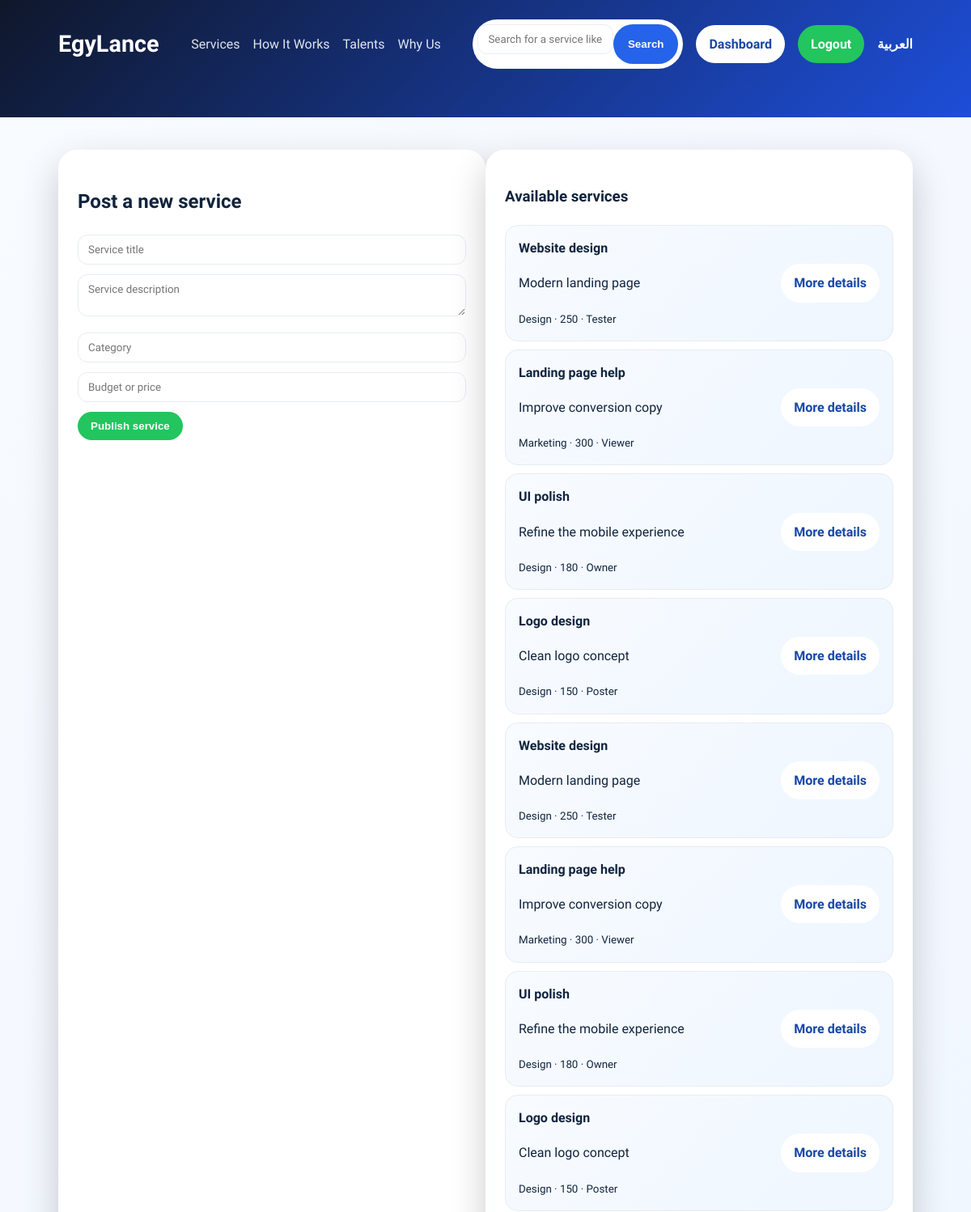
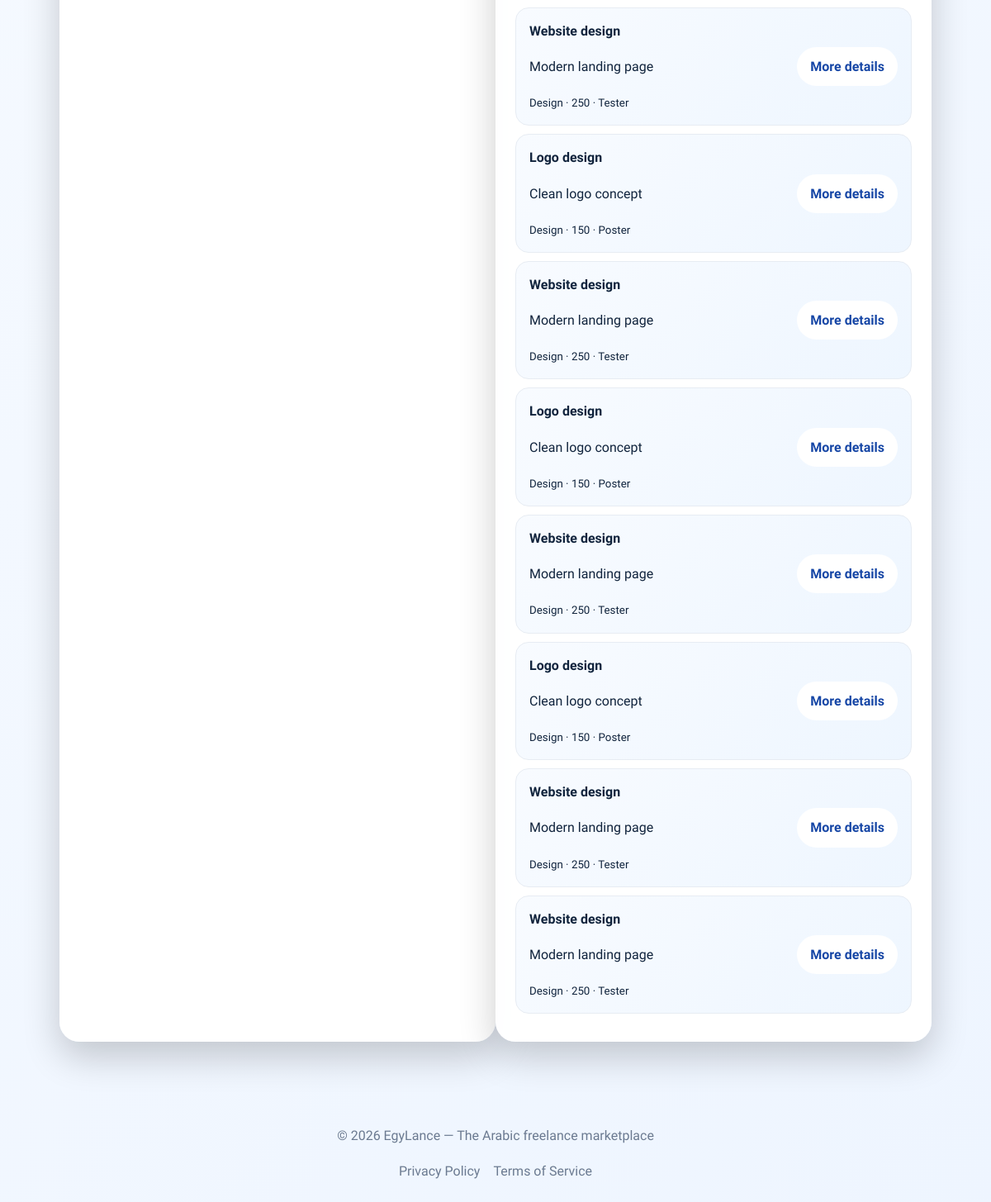
Page /jobs (signed in) on the committed database (2 pictures, top to bottom).
### tables this page shows
CREATE TABLE jobs (
                id INTEGER PRIMARY KEY AUTOINCREMENT,
                user_id INTEGER NOT NULL,
                title TEXT NOT NULL,
                description TEXT NOT NULL,
                category TEXT NOT NULL,
                budget TEXT,
                location TEXT,
                created_at TEXT NOT NULL DEFAULT CURRENT_TIMESTAMP, views_count INTEGER NOT NULL DEFAULT 0,
                FOREIGN KEY(user_id) REFERENCES users(id) ON DELETE CASCADE
            );

CREATE TABLE users (
                id INTEGER PRIMARY KEY AUTOINCREMENT,
                username TEXT UNIQUE NOT NULL,
                email TEXT UNIQUE NOT NULL,
                password_hash TEXT NOT NULL,
                role TEXT NOT NULL DEFAULT 'freelancer',
                full_name TEXT,
                is_admin INTEGER NOT NULL DEFAULT 0,
                is_verified INTEGER NOT NULL DEFAULT 0,
                language TEXT NOT NULL DEFAULT 'ar',
                created_at TEXT NOT NULL DEFAULT CURRENT_TIMESTAMP
            , looking_for TEXT, visit_count INTEGER NOT NULL DEFAULT 0, is_banned INTEGER NOT NULL DEFAULT 0, google_id TEXT, email_verified INTEGER NOT NULL DEFAULT 0);

### website/views.py (the view, shortened to what this page needs)
@views.route('/jobs', methods=['GET', 'POST'])
@login_required
def jobs():
    user = get_user_by_id(session['user_id'])
    if not user or user['is_admin']:
        return redirect(url_for('views.admin'))
    job_list = get_all_jobs()
    context = build_context()
    context.update({'jobs': job_list})
    return render_template('jobs.html', **context)

### website/i18n.py (called while the page is built, shortened)
def get_lang():
    if 'lang' in session:
        return session['lang']

### website/models.py (called while the page is built)
def get_db():
    conn = sqlite3.connect(DB_PATH)
    conn.row_factory = sqlite3.Row
    conn.execute('PRAGMA foreign_keys = ON')
    return conn

def get_user_by_id(user_id):
    with get_db() as conn:
        return conn.execute('SELECT * FROM users WHERE id = ?', (user_id,)).fetchone()

def get_all_jobs(limit=None, query=''):
    with get_db() as conn:
        sql = 'SELECT j.*, u.username, u.full_name FROM jobs j JOIN users u ON u.id = j.user_id'
        params = []
        if query:
            sql += ' WHERE j.title LIKE ? OR j.description LIKE ? OR j.category LIKE ?'
            pattern = f'%{query}%'
            params.extend([pattern, pattern, pattern])
        sql += ' ORDER BY j.created_at DESC'
        if limit:
            sql += ' LIMIT ?'
            params.append(limit)
        return conn.execute(sql, params).fetchall()

### website/views.py (called while the page is built)
def login_required(view_func):
    @wraps(view_func)
    def wrapped_view(*args, **kwargs):
        if not session.get('user_id'):
            flash('Please log in to continue.', 'warning')
            return redirect(url_for('auth.login'))
        return view_func(*args, **kwargs)
    return wrapped_view

def build_context(**kwargs):
    lang = get_lang()
    user = get_user_by_id(session.get('user_id')) if session.get('user_id') else None
    prompt_interest = False
    if user and user['role'] == 'client':
        visit_count = increment_user_visit(user['id'])
        prompt_interest = visit_count % 6 == 0 and not user['looking_for']
    return {
        'lang': lang,
        'translations': get_translations(lang),
        'user': user,
        'prompt_interest': prompt_interest,
        'user_interest': user['looking_for'] if user else None,
        **kwargs,
    }

### website/templates/jobs.html
{% extends 'layout.html' %}
{% block content %}
<section class="dashboard-shell">
    <div class="dashboard-card">
        {% if user.role == 'client' %}
        <h2>{{ 'ما الذي تبحث عنه؟' if lang == 'ar' else 'What are you looking for?' }}</h2>
        <form method="post">
            <textarea name="looking_for" placeholder="{{ 'اكتب ما تحتاجه...' if lang == 'ar' else 'Tell us what you need...' }}">{{ user_interest or '' }}</textarea>
            <button class="btn btn-primary" type="submit">{{ 'حفظ' if lang == 'ar' else 'Save' }}</button>
        </form>
        {% else %}
        <h2>{{ 'نشر خدمة جديدة' if lang == 'ar' else 'Post a new service' }}</h2>
        <form method="post">
            <input type="text" name="title" placeholder="{{ 'عنوان الخدمة' if lang == 'ar' else 'Service title' }}" required>
            <textarea name="description" placeholder="{{ 'وصف الخدمة' if lang == 'ar' else 'Service description' }}" required></textarea>
            <input type="text" name="category" placeholder="{{ 'الفئة' if lang == 'ar' else 'Category' }}" required>
            <input type="text" name="budget" placeholder="{{ 'الميزانية أو السعر' if lang == 'ar' else 'Budget or price' }}">
            <button class="btn btn-primary" type="submit">{{ 'نشر الخدمة' if lang == 'ar' else 'Publish service' }}</button>
        </form>
        {% endif %}
    </div>
    <div class="dashboard-card">
        <h3>{{ 'الخدمات المتاحة' if lang == 'ar' else 'Available services' }}</h3>
        {% for job in jobs %}
        <div class="request-item service-card">
            <div>
                <strong>{{ job.title }}</strong>
                <p>{{ job.description }}</p>
                <small>{{ job.category }} · {{ job.budget or 'TBD' }} · {{ job.full_name or job.username }}</small>
            </div>
            <a class="btn btn-light" href="{{ url_for('views.job_detail', job_id=job.id) }}">{{ 'المزيد من التفاصيل' if lang == 'ar' else 'More details' }}</a>
        </div>
        {% else %}
        <p>{{ 'لا توجد خدمات بعد.' if lang == 'ar' else 'No services yet.' }}</p>
        {% endfor %}
    </div>
</section>
{% endblock %}

### website/static/style.css (style rules this page uses)
:root { --bg: #f6f9fc; --card: #ffffff; --text: #11243d; --muted: #6b7a90; --primary: #2563eb; --primary-dark: #1747a6; --accent: #0f766e; --border: #e7ecf3; }
* { box-sizing: border-box; }
html { scroll-behavior: smooth; }
body { margin: 0; font-family: 'Tajawal', sans-serif; background: linear-gradient(135deg, #f8fbff 0%, #eef5ff 100%); color: var(--text); line-height: 1.7; }
a { text-decoration: none; color: inherit; }
.btn { padding: 10px 16px; border-radius: 999px; font-weight: 700; cursor: pointer; border: none; }
.btn-light { background: white; color: var(--primary-dark); }
.btn-primary { background: #22c55e; color: white; }
.hero-search input, .auth-card input, .auth-card select, .auth-card textarea, .auth-card .checkbox-row, .dashboard-card input, .dashboard-card textarea { width: 100%; border: 1px solid var(--border); padding: 10px 12px; border-radius: 12px; font-family: inherit; margin-bottom: 12px; }
.hero-card, .auth-card, .dashboard-card, .policy-card { background: rgba(255,255,255,0.98); color: var(--text); border-radius: 24px; padding: 24px; box-shadow: 0 18px 45px rgba(0,0,0,0.2); }
.form-shell, .dashboard-shell, .policy-shell { padding: 40px 6% 60px; display: flex; justify-content: center; }
.form-shell .auth-card, .dashboard-shell .dashboard-card, .policy-shell .policy-card { width: min(720px, 100%); }
.request-item { display: flex; justify-content: space-between; align-items: center; gap: 12px; padding: 14px 0; border-bottom: 1px solid var(--border); }
.service-card { background: linear-gradient(135deg, #f8fbff 0%, #eef6ff 100%); border: 1px solid var(--border); border-radius: 16px; padding: 14px 16px; margin-bottom: 10px; }

### rows in the picture
jobs: title "Website design", description "Modern landing page", category "Design", budget "250", full_name "Tester", value "More details"
jobs: title "Landing page help", description "Improve conversion copy", category "Marketing", budget "300", full_name "Viewer", value "More details"
jobs: title "UI polish", description "Refine the mobile experience", category "Design", budget "180", full_name "Owner", value "More details"
jobs: title "Logo design", description "Clean logo concept", category "Design", budget "150", full_name "Poster", value "More details"
jobs: title "Website design", description "Modern landing page", category "Design", budget "250", full_name "Tester", value "More details"
jobs: title "Landing page help", description "Improve conversion copy", category "Marketing", budget "300", full_name "Viewer", value "More details"
jobs: title "UI polish", description "Refine the mobile experience", category "Design", budget "180", full_name "Owner", value "More details"
jobs: title "Logo design", description "Clean logo concept", category "Design", budget "150", full_name "Poster", value "More details"
jobs: title "Website design", description "Modern landing page", category "Design", budget "250", full_name "Tester", value "More details"
jobs: title "Logo design", description "Clean logo concept", category "Design", budget "150", full_name "Poster", value "More details"
jobs: title "Website design", description "Modern landing page", category "Design", budget "250", full_name "Tester", value "More details"
jobs: title "Logo design", description "Clean logo concept", category "Design", budget "150", full_name "Poster", value "More details"
jobs: title "Website design", description "Modern landing page", category "Design", budget "250", full_name "Tester", value "More details"
jobs: title "Logo design", description "Clean logo concept", category "Design", budget "150", full_name "Poster", value "More details"
jobs: title "Website design", description "Modern landing page", category "Design", budget "250", full_name "Tester", value "More details"
jobs: title "Website design", description "Modern landing page", category "Design", budget "250", full_name "Tester", value "More details"

### other values in the picture
{{ translations.app_name }} "EgyLance"
{{ translations.services }} "Services"
{{ translations.how_it_works }} "How It Works"
{{ translations.talents }} "Talents"
{{ translations.why_us }} "Why Us"
{{ 'بحث' if lang == 'ar' else 'Search' }} "Search"
{{ translations.dashboard }} "Dashboard"
{{ translations.logout }} "Logout"
{{ 'العربية' if lang != 'ar' else 'English' }} "العربية"
{{ 'نشر خدمة جديدة' if lang == 'ar' else 'Post a new service' }} "Post a new service"
{{ 'نشر الخدمة' if lang == 'ar' else 'Publish service' }} "Publish service"
{{ 'الخدمات المتاحة' if lang == 'ar' else 'Available services' }} "Available services"
{{ translations.privacy_policy }} "Privacy Policy"
{{ translations.terms }} "Terms of Service"
